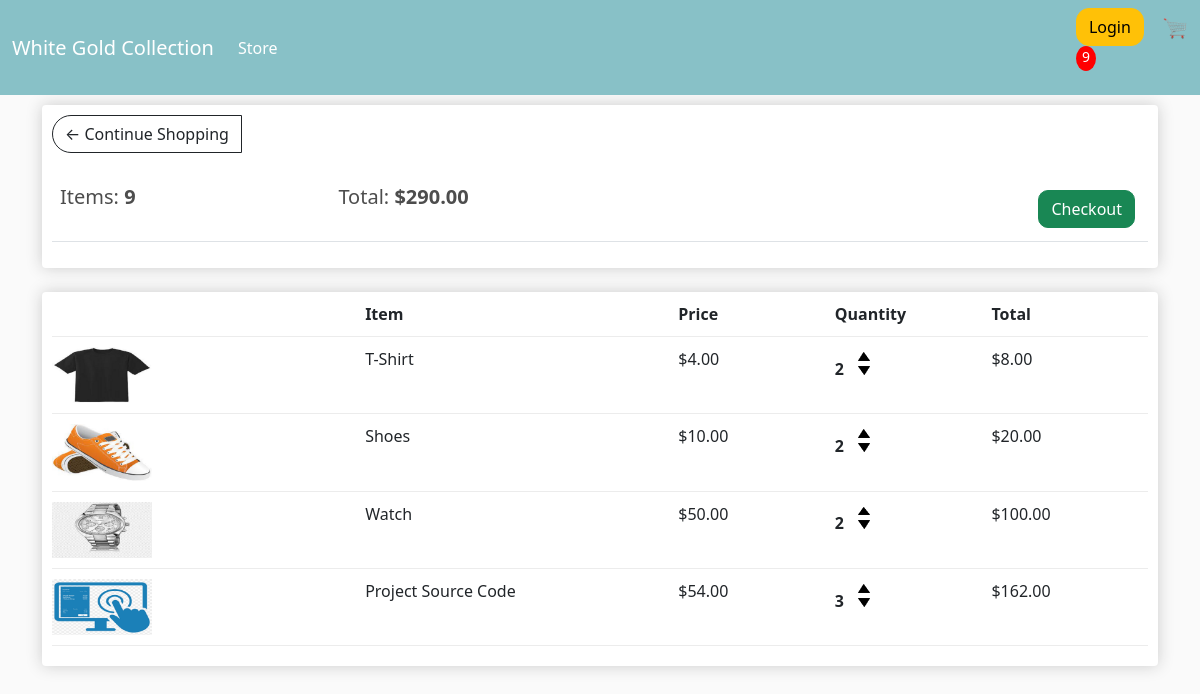
The app's page /cart/ (signed in), older data.
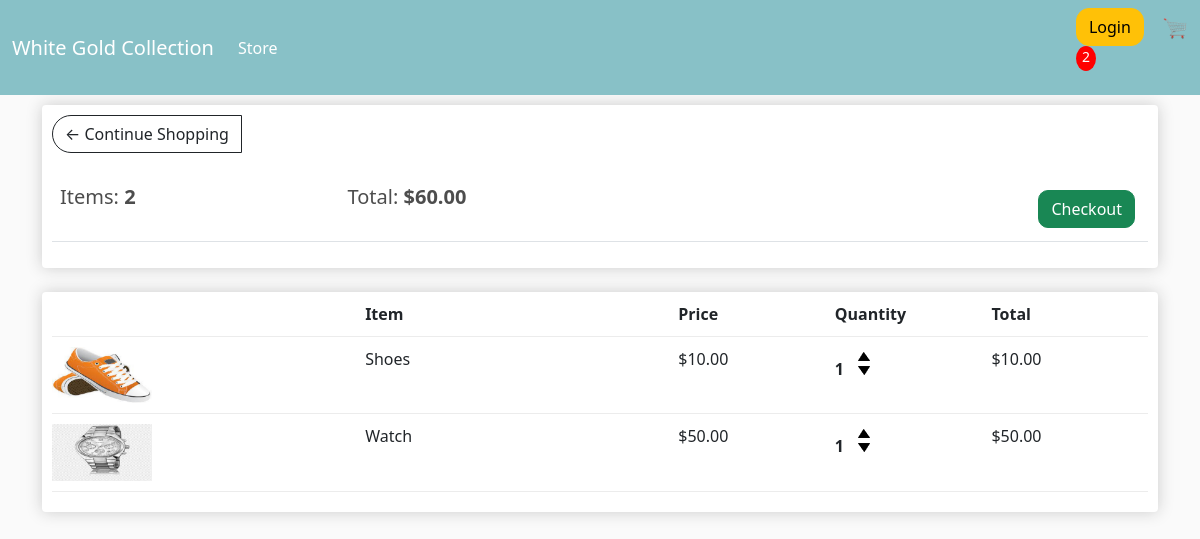
The same page, newer data.
### afeapp/models.py (models this page shows, shortened)
class Order(models.Model):
    customer = models.ForeignKey(Customer, on_delete=models.SET_NULL, blank=True, null=True)
    date_ordered = models.DateTimeField(auto_now_add=True)
    complete = models.BooleanField(default=False, blank=False)
    transaction_id = models.CharField(max_length=200, null=True)
    @property
    def get_cart_total(self):
        orderitems = self.orderitem_set.all()
        total = sum([item.get_total for item in orderitems])
        return total
    @property
    def get_cart_items(self):
        orderitems = self.orderitem_set.all()
        total = sum([item.quantity for item in orderitems])
        return total

class OrderItem(models.Model):
    product = models.ForeignKey(Product, on_delete=models.SET_NULL, blank=True, null=True)
    order = models.ForeignKey(Order, on_delete=models.SET_NULL, blank=True, null=True)
    quantity = models.IntegerField(default=0, null=True, blank = True)
    date_added = models.DateTimeField(auto_now_add=True)
    @property
    def get_total(self):
        total = self.product.price * self.quantity
        return total

class Product(models.Model):
    name = models.CharField(max_length=100, null=True)
    price = models.DecimalField(max_digits=7, decimal_places=2)
    digital = models.BooleanField(default=False, blank=False)
    image = models.ImageField(upload_to='media', null=True, blank=True)
    @property
    def imageURL(self):
        try:
            url = self.image.url
        except:
            url=''
        return url

### afeapp/views.py (the view)
# urls.py: path('cart/', views.cart, name='cart'),
def cart(request):
    data = cartData(request)
    cartItems = data['cartItems']
    order = data['order']
    items = data['items']
    context={'items':items, 'order':order, 'cartItems':cartItems}
    return render(request, 'cart.html', context)

### afeapp/utils.py (called while the page is built)
def cartData(request):
    if request.user.is_authenticated:
        customer = request.user.customer
        order, created = Order.objects.get_or_create(customer=customer, complete=False)
        items = order.orderitem_set.all()
        cartItems = order.get_cart_items
    else:
        cookieData = cookieCart(request)
        cartItems = cookieData['cartItems']
        order = cookieData['order']
        items = cookieData['items']
    return {'cartItems':cartItems, 'order':order, 'items':items}

### templates/cart.html (shortened to what this page needs)
<!DOCTYPE html>
{% extends 'index.html' %}
{% load static %}
    {% block content %}
    <div class="row">
        <div class="col-lg-12">
            <div class="box-element">
                <a style="border-radius: 50px 0px 0px 50px;" class="btn btn-outline-dark" href="{% url 'store' %}">&#x2190; Continue Shopping</a>
                <br>
                <br>
                <table class="table">
                    <tr>
                        <th><h5>Items: <strong>{{order.get_cart_items}}</strong></h5></th>
                        <th><h5>Total: <strong>${{order.get_cart_total|floatformat:2}}</strong></h5></th>
                        <th>
                            <a style="float: right; margin: 5px; border-radius: 10px;" class="btn btn-success" href="{% url 'checkout' %}">Checkout</a>
                        </th>
                    </tr>
                </table>
            </div>
            <br>
            <div class="box-element">
                <div class="cart-row">
                    <div style="flex: 2;"></div>
                    <div style="flex: 2;"><strong> Item</strong></div>
                    <div style="flex: 1;"><strong> Price</strong></div>
                    <div style="flex: 1;"><strong> Quantity</strong></div>
                    <div style="flex: 1;"><strong> Total</strong></div>
                </div>
                {% for item in items %}
                <div class="cart-row">
                    <div style="flex: 2;"><img class="row-image" src="{{item.product.imageURL}}" alt=""></div>
                    <div style="flex: 2;">{{item.product.name}}</div>
                    <div style="flex: 1;">${{item.product.price|floatformat:2}}</div>
                    <div style="flex: 1;">
                        <p class="quantity">{{item.quantity}}</p>
                        <div class="quantity">
                            <img data-product={{item.product.id}} data-action="add" class="chg-quantity update-cart" src="{% static './images/arrow-up.png' %}" alt="arrow-up">
                            <img data-product={{item.product.id}} data-action="remove" class="chg-quantity update-cart" src="{% static './images/arrow-down.png' %}" alt="arrow-down">
                        </div>
                    </div>
                    <div style="flex: 1;">${{item.get_total}}</div>
                </div>
                {% endfor %}
            </div>
        </div>
    </div>
    {% endblock content %}

### templates/index.html (shortened to what this page needs)
<!DOCTYPE html>
{% load static %}
<html lang="en">
<head>
<link href="https://cdn.jsdelivr.net/npm/bootstrap@5.1.3/dist/css/bootstrap.min.css" rel="stylesheet"
integrity="sha384-1BmE4kWBq78iYhFldvKuhfTAU6auU8tT94WrHftjDbrCEXSU1oBoqyl2QvZ6jIW3"
crossorigin="anonymous">
    <link rel="stylesheet" href="{% static 'css/index.css' %}">
</head>
<body>
    <nav class="navbar navbar-expand-lg navbar-dark bg-dark">
        <div class="container-fluid">
          <a class="navbar-brand" href="{% url 'store' %}">White Gold Collection</a>
          <div class="collapse navbar-collapse" id="navbarSupportedContent">
            <ul class="navbar-nav me-auto mb-2 mb-lg-0">
              <li class="nav-item">
                <a class="nav-link active" aria-current="page" href="{% url 'store' %}">Store</a>
              </li>
            </ul>
            <div class="form-inline my-2 my-lg-0">
                <a style="border-radius: 13px;" href="#" class="btn btn-warning">Login</a>
                <a href="{% url 'cart' %}">
                    <img id="cart-icon" src="{% static './images/Shopping-Cart.png' %}" alt="cart">
                </a>
                <p id="cart-total">{{cartItems}}</p>
            </div>
          </div>
        </div>
      </nav>
    <div class="container">
        {% block content %}
        {% endblock content %}
    </div>
</body>
</html>

### agorvie/static/css/index.css (style rules this page uses)
body { background-color: hsl(0, 0%, 98%); }
h1,h2,h3,h4,h5,h6 { color:hsl(0, 0%, 30%); }
.box-element { box-shadow:hsl(0, 0%, 80%) 0 0 16px; background-color: #fff; border-radius: 4px; padding: 10px; }
.bg-dark { background-color: #88c1c7!important; }
#cart-icon { width:25px; display: inline-block; margin-left: 15px; padding-right: -10px; }
#cart-total { display: block; text-align: center; color:#fff; background-color: red; width: 20px; height: 25px; border-radius: 50%; font-size: 14px; }
.col-lg-4, .col-lg-6, .col-lg-8, .col-lg-12 { margin-top: 10px; }
.btn { border-radius: 0; }
.row-image { width: 100px; }
.cart-row { display: flex; align-items: flex-stretch; padding-bottom: 10px; margin-bottom: 10px; border-bottom: 1px solid #ececec; }
.quantity { display: inline-block; font-weight: 700; padding-right:10px; }
.chg-quantity { width: 12px; cursor: pointer; display: block; margin-top: 5px; transition:.1s; }

Row changes from the older to the newer data that the page shows:
removed OrderItem: product.imageURL (picture), product.name "T-Shirt", product.price "4.00", quantity "2", get_total "8.00"
removed OrderItem: product.imageURL (picture), product.name "Project Source Code", product.price "54.00", quantity "3", get_total "162.00"
changed through a linked row, Order: get_cart_items "9" → "2"; get_cart_total "290.00" → "60.00"
changed OrderItem "Shoes": quantity "2" → "1"; get_total "20.00" → "10.00"
changed OrderItem "Watch": quantity "2" → "1"; get_total "100.00" → "50.00"
Text that changed along with them:
{{ cartItems }}: "9" → "2"
